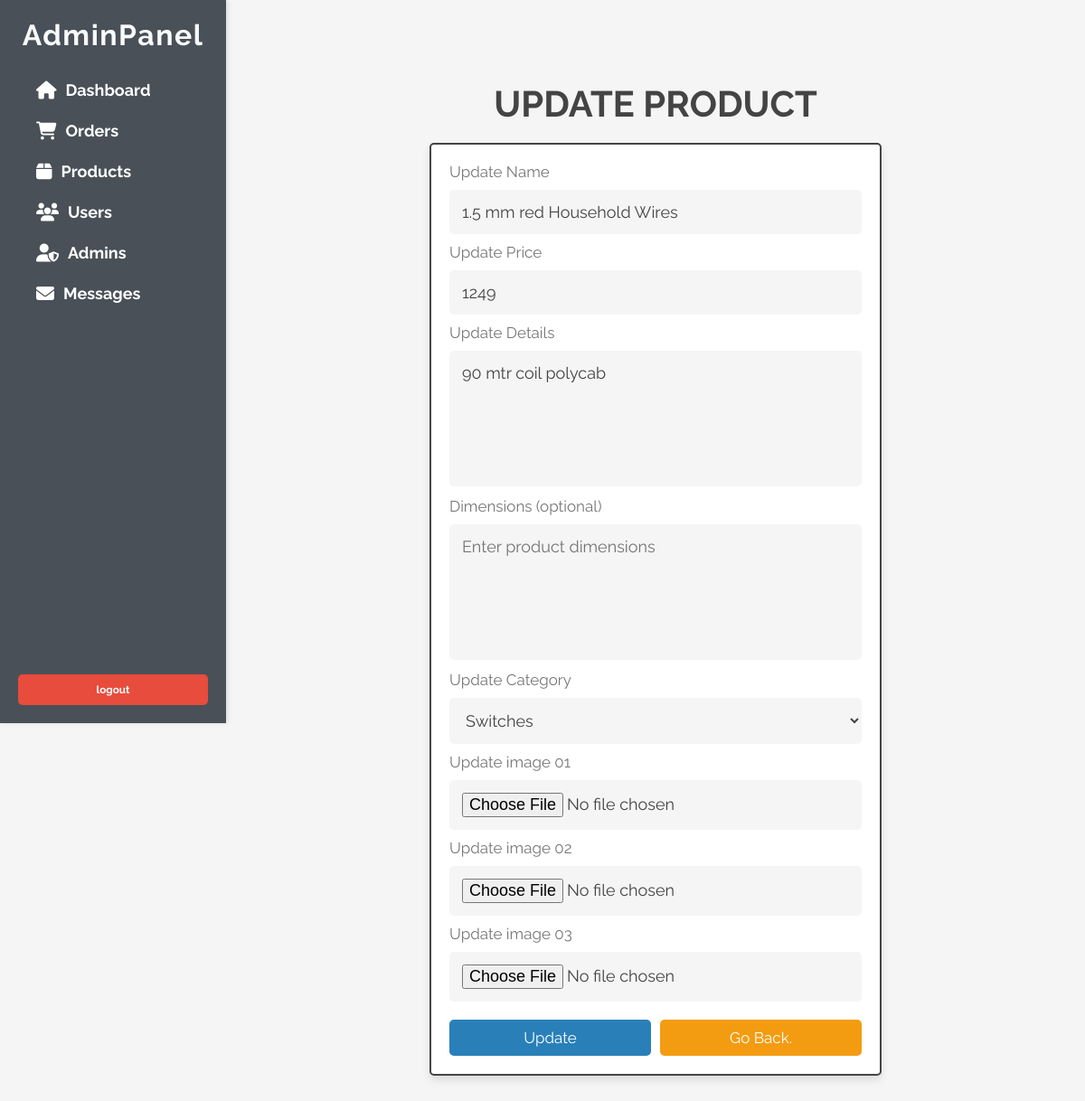
The page /admin/update_product.php?update=2 (signed in) on the database its author committed.
### tables this page shows
CREATE TABLE `products` (
  `id` int(100) NOT NULL,
  `name` varchar(100) NOT NULL,
  `details` varchar(500) NOT NULL,
  `category` varchar(100) NOT NULL,
  `price` int(10) NOT NULL,
  `image_01` varchar(100) NOT NULL,
  `image_02` varchar(100) NOT NULL,
  `image_03` varchar(100) NOT NULL,
  `dimensions` varchar(500) DEFAULT NULL
);

### admin/update_product.php (the view, shortened to what this page needs)
<?php
include '../components/connect.php';
?>
<!DOCTYPE html>
<html lang="en">
<head>
   <link rel="stylesheet" href="https://cdnjs.cloudflare.com/ajax/libs/font-awesome/6.1.1/css/all.min.css">
   <link rel="stylesheet" href="../css/admin_style.css">
</head>
<body>
<?php include '../components/admin_header.php'; ?>
<div class="main-content">
<section class="update-product">
   <h1 class="heading">Update Product</h1>
   <?php
      $update_id = $_GET['update'];
      $select_products = $conn->prepare("SELECT * FROM `products` WHERE id = ?");
      $select_products->execute([$update_id]);
      if($select_products->rowCount() > 0){
         while($fetch_products = $select_products->fetch(PDO::FETCH_ASSOC)){
   ?>
   <form action="" method="post" enctype="multipart/form-data">
      <span>Update Name</span>
      <input type="text" name="name" required class="box" maxlength="100" placeholder="enter product name" value="<?= $fetch_products['name']; ?>">
      <span>Update Price</span>
      <input type="number" name="price" required class="box" min="0" max="9999999999" placeholder="enter product price" onkeypress="if(this.value.length == 10) return false;" value="<?= $fetch_products['price']; ?>">
      <span>Update Details</span>
      <textarea name="details" class="box" required cols="30" rows="10"><?= $fetch_products['details']; ?></textarea>
      <span>Dimensions (optional)</span>
      <textarea name="dimensions" class="box" placeholder="Enter product dimensions" cols="30" rows="5"><?= $fetch_products['dimensions']; ?></textarea>
      <span>Update Category</span>
      <select name="category" class="box" required>
         <option value="modular" <?= ($fetch_products['category'] == 'modular') ? 'selected' : ''; ?>>Switches</option>
      </select>
      <span>Update image 01</span>
      <input type="file" name="image_01" accept="image/jpg, image/jpeg, image/png, image/webp" class="box">
      <span>Update image 02</span>
      <input type="file" name="image_02" accept="image/jpg, image/jpeg, image/png, image/webp" class="box">
      <span>Update image 03</span>
      <input type="file" name="image_03" accept="image/jpg, image/jpeg, image/png, image/webp" class="box">
      <div class="flex-btn">
         <input type="submit" name="update" class="btn" value="Update">
         <a href="products.php" class="option-btn">Go Back.</a>
      </div>
   </form>
   <?php
         }
      }else{
         echo '<p class="empty">No product found!</p>';
      }
   ?>
</section>
</div>
</body>
</html>

### css/admin_style.css (style rules this page uses)
:root { --main-color:#2980b9; --orange:#f39c12; --red:#e74c3c; --black:#444; --white:#fff; --light-color:#777; --light-bg:#f5f5f5; --border:.2rem solid var(--black); --box-shadow:0 .5rem 1rem rgba(0,0,0,.1); }
* { font-family: 'Raleway', sans-serif; margin:0; padding:0; box-sizing: border-box; outline: none; border:none; text-decoration: none; }
html { font-size: 62.5%; overflow-x: hidden; }
body { background-color: var(--light-bg); }
section { padding:2rem; max-width: 1200px; margin:0 auto; }
.heading { font-size: 4rem; color:var(--black); margin-bottom: 2rem; text-align: center; text-transform: uppercase; }
.btn, .delete-btn, .option-btn { display: block; width: 100%; margin-top: 1rem; border-radius: .5rem; padding:1rem 3rem; font-size: 1.7rem; text-transform: capitalize; color:var(--white); cursor: pointer; text-align: center; }
.btn { background-color: var(--main-color); }
.option-btn { background-color: var(--orange); }
.flex-btn { display: flex; gap:1rem; }
.main-content { flex-grow: 1; padding: 20px; margin-left: 250px; overflow-y: auto; }
.update-product form { background-color: var(--white); box-shadow: var(--box-shadow); border-radius: .5rem; border:var(--border); padding:2rem; max-width: 50rem; margin:0 auto; }
.update-product form .box { width: 100%; border-radius: .5rem; padding:1.4rem; font-size: 1.8rem; color:var(--black); background-color: var(--light-bg); margin:1rem 0; }
.update-product form span { font-size: 1.7rem; color:var(--light-color); }
.update-product form textarea { height: 15rem; resize: none; }

### rows shown on the page
products: name "1.5 mm red Household Wires", price "1249", details "90 mtr coil polycab", category "Switches"
